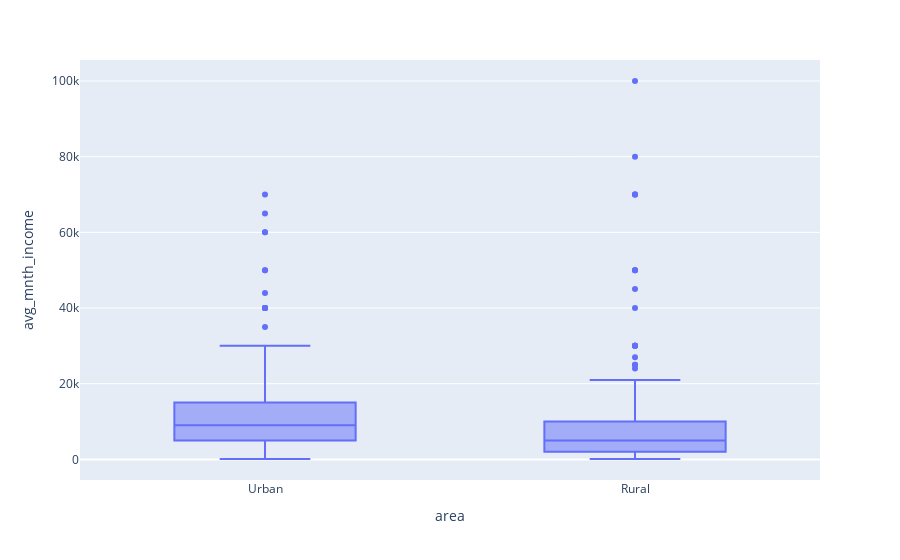

The code cell stored with this chart in its notebook:
### Markdown cell above
Majority of the sample earn an average monthly income below 10,000/=

### Code cell
#distribution of income by area and insurance use

fig = px.box(nakuru_df, x='area', y='avg_mnth_income')
fig.show()

### Figure 1 — Plotly figure (JSON) as saved in the notebook; plotly's stock layout.template omitted (floating-point values rounded to 4 significant figures; data arrays with more than 128 entries replaced by an {"elided": "..."} marker saying what was removed)
{"data": [{"alignmentgroup": "True", "hovertemplate": "area=%{x}<br>avg_mnth_income=%{y}<extra></extra>", "legendgroup": "", "marker": {"color": "#636efa"}, "name": "", "notched": false, "offsetgroup": "", "orientation": "v", "showlegend": false, "type": "box", "x": {"elided": "693 str values"}, "x0": " ", "xaxis": "x", "y": {"elided": "693 int values"}, "y0": " ", "yaxis": "y"}], "layout": {"boxmode": "group", "legend": {"tracegroupgap": 0}, "margin": {"t": 60}, "xaxis": {"anchor": "y", "domain": [0, 1], "title": {"text": "area"}}, "yaxis": {"anchor": "x", "domain": [0, 1], "title": {"text": "avg_mnth_income"}}}}
